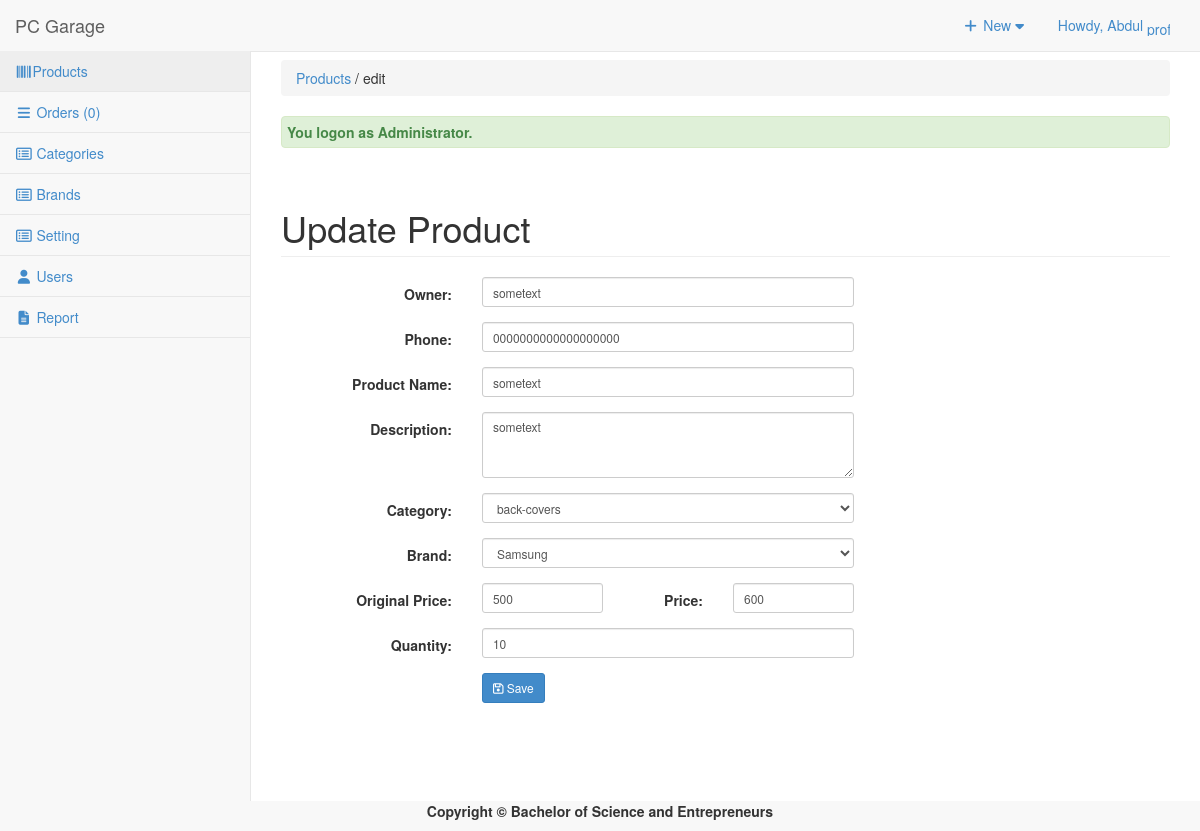
Page /admin/products/index.php?view=edit&id=201762 (signed in) on the committed database.
### tables this page shows
CREATE TABLE `tblproduct` (
  `PROID` int(11) NOT NULL,
  `PRODNAME` varchar(255) NOT NULL,
  `PRODESC` varchar(255) DEFAULT NULL,
  `INGREDIENTS` varchar(255) NOT NULL,
  `PROQTY` int(11) DEFAULT NULL,
  `ORIGINALPRICE` double NOT NULL,
  `PROPRICE` double DEFAULT NULL,
  `CATEGID` int(11) DEFAULT NULL,
  `BRID` int(11) NOT NULL,
  `IMAGES` varchar(255) DEFAULT NULL,
  `PROSTATS` varchar(30) DEFAULT NULL,
  `OWNERNAME` varchar(90) NOT NULL,
  `OWNERPHONE` varchar(90) NOT NULL
);

CREATE TABLE `tblcategory` (
  `CATEGID` int(11) NOT NULL,
  `CATEGORIES` varchar(255) NOT NULL,
  `USERID` int(11) NOT NULL,
  `CATIMAGE` varchar(255) NOT NULL
);

CREATE TABLE `tblbrand` (
  `BRID` int(100) NOT NULL,
  `BRNAME` varchar(255) NOT NULL,
  `BRIMAGE` varchar(255) NOT NULL,
  `USERID` int(11) NOT NULL
);

### admin/products/index.php (called while the page is built, shortened)
<?php
require_once ("../theme/templates.php");
?>

### include/database.php (called while the page is built, shortened)
<?php
class Database {
	var $sql_string = '';
	private $conn;
	public function open_connection() {
		$this->conn = mysqli_connect(server,user,pass);
		if(!$this->conn){
			echo "Problem in database connection! Contact administrator!";
			exit();
		}else{
			$db_select = mysqli_select_db($this->conn,database_name);
		}
	}
	function setQuery($sql='') {
		$this->sql_string=$sql;
	}
	function executeQuery() {
		$result = mysqli_query($this->conn,$this->sql_string);
		return $result;
	}
	private function confirm_query($result) {
		return $result;
	}
	function loadSingleResult() {
		$cur = $this->executeQuery();
		while ($row = mysqli_fetch_object($cur)) {
		return $data = $row;
		}
	}
}
$mydb = new Database();
?>

### include/products.php (called while the page is built, shortened)
<?php
require_once(LIB_PATH.DS.'database.php');
class Product {
	protected static  $tblname = "tblproduct";
	function single_product($id=""){
			global $mydb;
			$mydb->setQuery("SELECT * FROM ".self::$tblname."
				Where PROID = '{$id}' LIMIT 1");
			$cur = $mydb->loadSingleResult();
			return $cur;
	}
}
?>

### include/categories.php (called while the page is built, shortened)
<?php
require_once(LIB_PATH.DS.'database.php');
class Category {
	protected static  $tblname = "tblcategory";
	function single_category($id=""){
			global $mydb;
			$mydb->setQuery("SELECT * FROM ".self::$tblname."
				Where CATEGID= '{$id}' LIMIT 1");
			$cur = $mydb->loadSingleResult();
			return $cur;
	}
}
?>

### include/brands.php (called while the page is built, shortened)
<?php
require_once(LIB_PATH.DS.'database.php');
class Brand {
	protected static  $tblname = "tblbrand";
	function single_brand($id=""){
			global $mydb;
			$mydb->setQuery("SELECT * FROM ".self::$tblname."
				Where BRID= '{$id}' LIMIT 1");
			$cur = $mydb->loadSingleResult();
			return $cur;
	}
}
?>

### admin/products/edit.php (the view, shortened to what this page needs)
<?php
  $PROID = $_GET['id'];
  $product = New Product();
  $singleproduct = $product->single_product($PROID);
?>
        <div class="row">
         <div class="col-lg-12">
            <h1 class="page-header">Update Product</h1>
          </div>
       </div>
       <form class="form-horizontal span6" action="controller.php?action=edit" method="POST"  />
                <div class="row">
        <div class="form-group">
                    <div class="col-md-8">
                      <label class="col-md-4 control-label" for=
                      "OWNERNAME">Owner:</label>
                      <div class="col-md-8">
                            <input class="form-control input-sm" id="OWNERNAME" name="OWNERNAME" placeholder=
                            "Owner Name" type="text" value="<?php echo $singleproduct->OWNERNAME; ?>">
                      </div>
                    </div>
                  </div>
                   <div class="form-group">
                    <div class="col-md-8">
                      <label class="col-md-4 control-label" for=
                      "OWNERPHONE">Phone:</label>
                      <div class="col-md-8">
                             <input class="form-control input-sm" id="OWNERPHONE" name="OWNERPHONE" placeholder=
                            "+63 0000000000" type="number" value="<?php echo $singleproduct->OWNERPHONE; ?>">
                      </div>
                    </div>
                  </div>
                  <div class="form-group">
                    <div class="col-md-8">
                      <label class="col-md-4 control-label" for=
                      "PRODNAME">Product Name:</label>
                      <div class="col-md-8">
                             <input class="form-control input-sm" id="PRODNAME" name="PRODNAME" type="text" value="<?php echo $singleproduct->PRODNAME; ?>">
                      </div>
                    </div>
                  </div>
                     <div class="form-group">
                    <div class="col-md-8">
                      <label class="col-md-4 control-label" for=
                      "PRODESC">Description:</label>
                      <div class="col-md-8">
                      <textarea class="form-control input-sm" id="PRODESC" name="PRODESC" cols="1" rows="3" ><?php echo $singleproduct->PRODESC; ?>
                      </textarea>
                      </div>
                    </div>
                  </div>
                  <div class="form-group">
                    <div class="col-md-8">
                      <label class="col-md-4 control-label" for=
                      "CATEGORY">Category:</label>
                      <div class="col-md-8">
                       <select class="form-control input-sm" name="CATEGORY" id="CATEGORY">
                          <?php
                         $category = New Category();
                          $singlecategory = $category->single_category($singleproduct->CATEGID);
                          echo  '<option SELECTED  value='.$singlecategory->CATEGID.' >'.$singlecategory->CATEGORIES.'</option>';
                          ?>
                        </select>
                      </div>
                    </div>
                  </div>
                  <div class="form-group">
                    <div class="col-md-8">
                      <label class="col-md-4 control-label" for=
                      "BRNAME">Brand:</label>
                      <div class="col-md-8">
                       <select class="form-control input-sm" name="BRNAME" id="BRNAME">
                          <?php
                         $brand = New Brand();
                          $singlebrand = $brand->single_brand($singleproduct->BRID);
                          echo  '<option SELECTED  value='.$singlebrand->BRID.' >'.$singlebrand->BRNAME.'</option>';
                          ?>
                        </select>
                      </div>
                    </div>
                  </div>
                  <div class="form-group">
                    <div class="col-md-8">
                      <label class="col-md-4 control-label" for=
                      "ORIGINALPRICE">Original Price:</label>
                      <div class="col-md-3">
                         <input class="form-control input-sm" id="ORIGINALPRICE" name="ORIGINALPRICE" placeholder=
                            "Original Price" type="number" value="<?php echo $singleproduct->ORIGINALPRICE; ?>">
                      </div>
                       <label class="col-md-2 control-label" for=
                      "PROPRICE">Price:</label>
                      <div class="col-md-3">
                         <input class="form-control input-sm" id="PROPRICE" name="PROPRICE" placeholder=
                            "Price" type="number" step="any" value="<?php echo $singleproduct->PROPRICE; ?>">
                      </div>
                    </div>
                  </div>
                   <div class="form-group">
                    <div class="col-md-8">
                      <label class="col-md-4 control-label" for=
                      "PROQTY">Quantity:</label>
                      <div class="col-md-8">
                         <input class="form-control input-sm" id="PROQTY" name="PROQTY" placeholder=
                            "Quantity" type="number" value="<?php echo $singleproduct->PROQTY; ?>">
                      </div>
                    </div>
                  </div>
             <div class="form-group">
                    <div class="col-md-8">
                      <label class="col-md-4 control-label" for=
                      "idno"></label>
                      <div class="col-md-8">
                               <button class="btn  btn-primary btn-sm" name="save" type="submit" ><span class="fa fa-save fw-fa"></span> Save</button>
                  </div>
                    </div>
                  </div>
            </div>

### admin/css/sb-admin-2.css (style rules this page uses)
body { background-color: #f8f8f8; }

### rows in the picture
tblproduct: OWNERNAME "sometext", OWNERPHONE "0000000000000000000", PRODNAME "sometext", PRODESC "sometext", ORIGINALPRICE "500", PROPRICE "600", PROQTY "10"
tblcategory: CATEGORY "back-covers"
tblbrand: BRNAME "Samsung"

### other values in the picture
$_SESSION['U_NAME'] "Abdul"
$res "0"
$title "Products"
$header "edit"
$_SESSION['message'] "You logon as Administrator."
